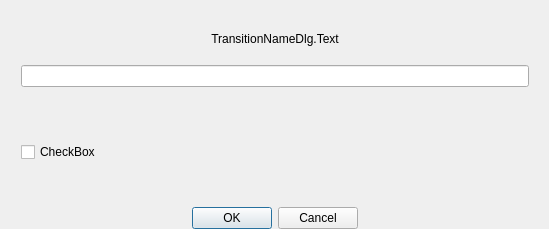
<?xml version="1.0" encoding="UTF-8"?>
<ui version="4.0">
 <class>PLSNameDialog</class>
 <widget class="QWidget" name="PLSNameDialog">
  <property name="windowModality">
   <enum>Qt::WindowModal</enum>
  </property>
  <property name="geometry">
   <rect>
    <x>0</x>
    <y>0</y>
    <width>549</width>
    <height>229</height>
   </rect>
  </property>
  <property name="windowTitle">
   <string notr="true">Dialog</string>
  </property>
  <layout class="QVBoxLayout" name="verticalLayout">
   <property name="spacing">
    <number>0</number>
   </property>
   <property name="leftMargin">
    <number>21</number>
   </property>
   <property name="topMargin">
    <number>30</number>
   </property>
   <property name="rightMargin">
    <number>20</number>
   </property>
   <property name="bottomMargin">
    <number>0</number>
   </property>
   <item>
    <widget class="QLabel" name="titleLabel">
     <property name="sizePolicy">
      <sizepolicy hsizetype="Preferred" vsizetype="Expanding">
       <horstretch>0</horstretch>
       <verstretch>0</verstretch>
      </sizepolicy>
     </property>
     <property name="minimumSize">
      <size>
       <width>0</width>
       <height>18</height>
      </size>
     </property>
     <property name="maximumSize">
      <size>
       <width>16777215</width>
       <height>18</height>
      </size>
     </property>
     <property name="text">
      <string notr="true">TransitionNameDlg.Text</string>
     </property>
     <property name="alignment">
      <set>Qt::AlignCenter</set>
     </property>
     <property name="wordWrap">
      <bool>true</bool>
     </property>
    </widget>
   </item>
   <item>
    <spacer name="verticalSpacer_2">
     <property name="orientation">
      <enum>Qt::Vertical</enum>
     </property>
     <property name="sizeType">
      <enum>QSizePolicy::Fixed</enum>
     </property>
     <property name="sizeHint" stdset="0">
      <size>
       <width>20</width>
       <height>17</height>
      </size>
     </property>
    </spacer>
   </item>
   <item>
    <widget class="QLineEdit" name="userText">
     <property name="sizePolicy">
      <sizepolicy hsizetype="Expanding" vsizetype="Fixed">
       <horstretch>0</horstretch>
       <verstretch>0</verstretch>
      </sizepolicy>
     </property>
     <property name="text">
      <string notr="true"/>
     </property>
    </widget>
   </item>
   <item>
    <widget class="QWidget" name="optionWidget" native="true">
     <layout class="QVBoxLayout" name="verticalLayout_2">
      <property name="spacing">
       <number>0</number>
      </property>
      <property name="leftMargin">
       <number>0</number>
      </property>
      <property name="topMargin">
       <number>10</number>
      </property>
      <property name="rightMargin">
       <number>0</number>
      </property>
      <property name="bottomMargin">
       <number>0</number>
      </property>
      <item>
       <widget class="PLSCheckBox" name="optionCheckBox">
        <property name="text">
         <string>CheckBox</string>
        </property>
       </widget>
      </item>
     </layout>
    </widget>
   </item>
   <item>
    <widget class="PLSDialogButtonBox" name="buttonBox">
     <property name="sizePolicy">
      <sizepolicy hsizetype="Expanding" vsizetype="Maximum">
       <horstretch>0</horstretch>
       <verstretch>0</verstretch>
      </sizepolicy>
     </property>
     <property name="orientation">
      <enum>Qt::Horizontal</enum>
     </property>
     <property name="standardButtons">
      <set>QDialogButtonBox::Cancel|QDialogButtonBox::Ok</set>
     </property>
     <property name="centerButtons">
      <bool>true</bool>
     </property>
    </widget>
   </item>
  </layout>
 </widget>
 <customwidgets>
  <customwidget>
   <class>PLSCheckBox</class>
   <extends>QCheckBox</extends>
   <header>PLSCheckBox.h</header>
  </customwidget>
  <customwidget>
   <class>PLSDialogButtonBox</class>
   <extends>QDialogButtonBox</extends>
   <header>PLSDialogButtonBox.h</header>
  </customwidget>
 </customwidgets>
 <resources/>
 <connections/>
</ui>
